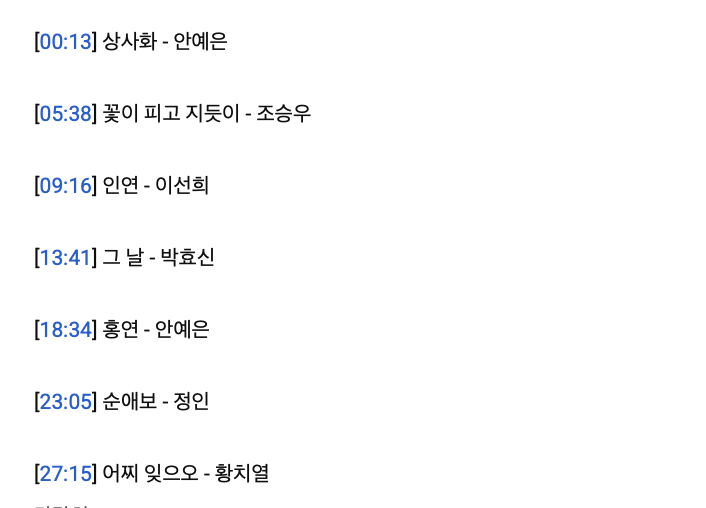
#> input picture 1104/ocr01.png, 706 x 508 px, found by its file name
$ python preprocess_image.py
#> lines starting #> are read from the running program, lines starting #| are printed output that depends on the picture; after the words box and inside, x2 and y2 are one past the last pixel; in counts of white or black regions, pixels touching at a corner belong together
# 우선 이미지 전처리로 이미지 품질 향상을 해야 한다.
# OpenCV로 글자 선명도 개선, 노이즈 제거

import cv2
import numpy as np

def preprocess_image(input_path, output_path="preprocessed.png"):
#> called with input_path = '/home/ubuntu/ocr_svc/1104/ocr01.png', output_path = 'preprocessed.png'
    img = cv2.imread(input_path)
#> img is the input picture: shape (508, 706, 3); mean B, G, R 251.2, 250.6, 250.3
    gray = cv2.cvtColor(img, cv2.COLOR_BGR2GRAY)
    thresh = cv2.adaptiveThreshold(
        gray, 255, cv2.ADAPTIVE_THRESH_GAUSSIAN_C,
        cv2.THRESH_BINARY, 11, 2
    )
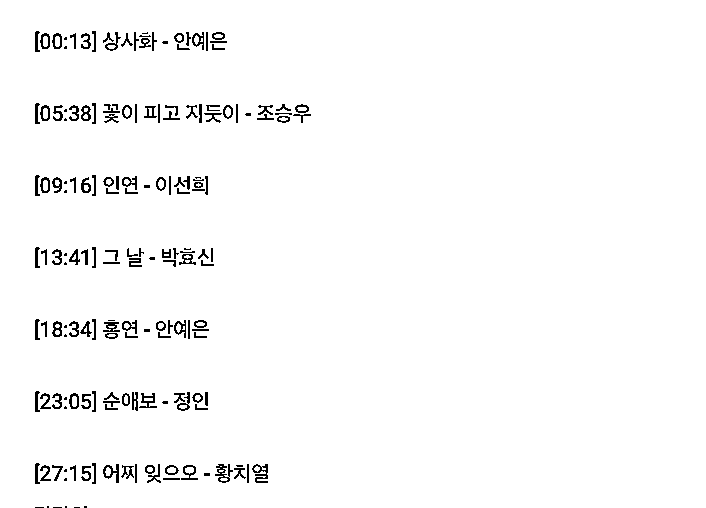
#> thresh: shape (508, 706); 97.6% white; black in thin lines or dots, all inside (x1, y1, x2, y2) = (35, 31, 311, 508)
    denoised = cv2.medianBlur(thresh, 3)
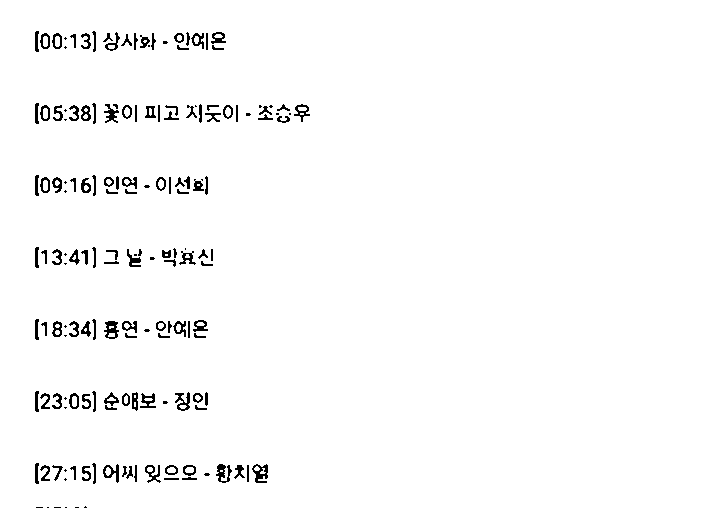
#> denoised: shape (508, 706); 97.7% white; black in thin lines or dots, all inside (x1, y1, x2, y2) = (35, 31, 310, 508)
    cv2.imwrite(output_path, denoised)
    print(f"전처리 완료: {output_path}")

if __name__ == "__main__":
    preprocess_image("/home/ubuntu/ocr_svc/1104/ocr01.png")
